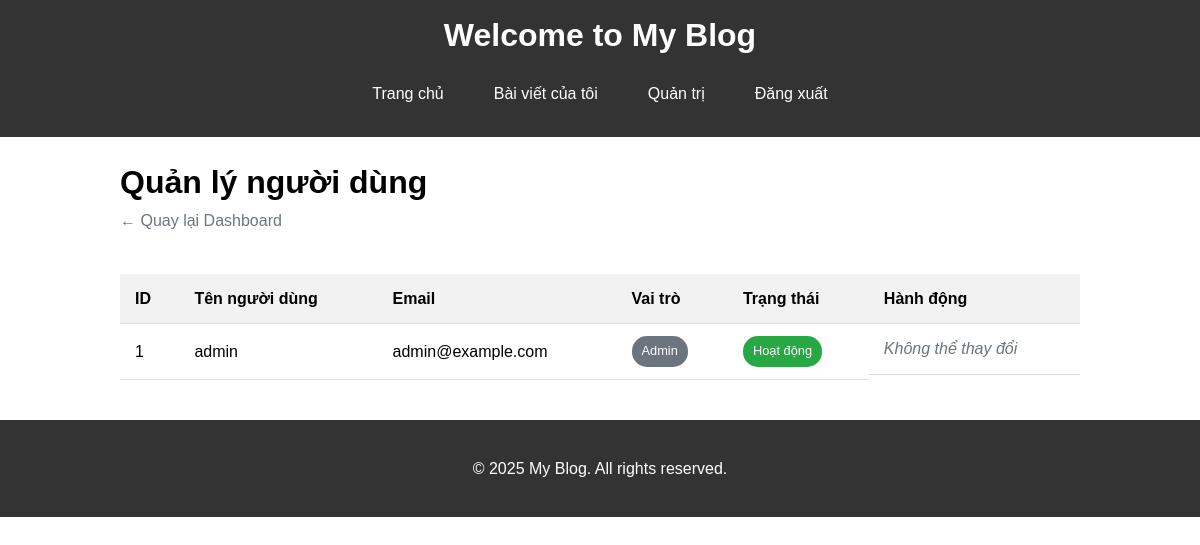
Before: /admin/users (signed in) with the older database file.
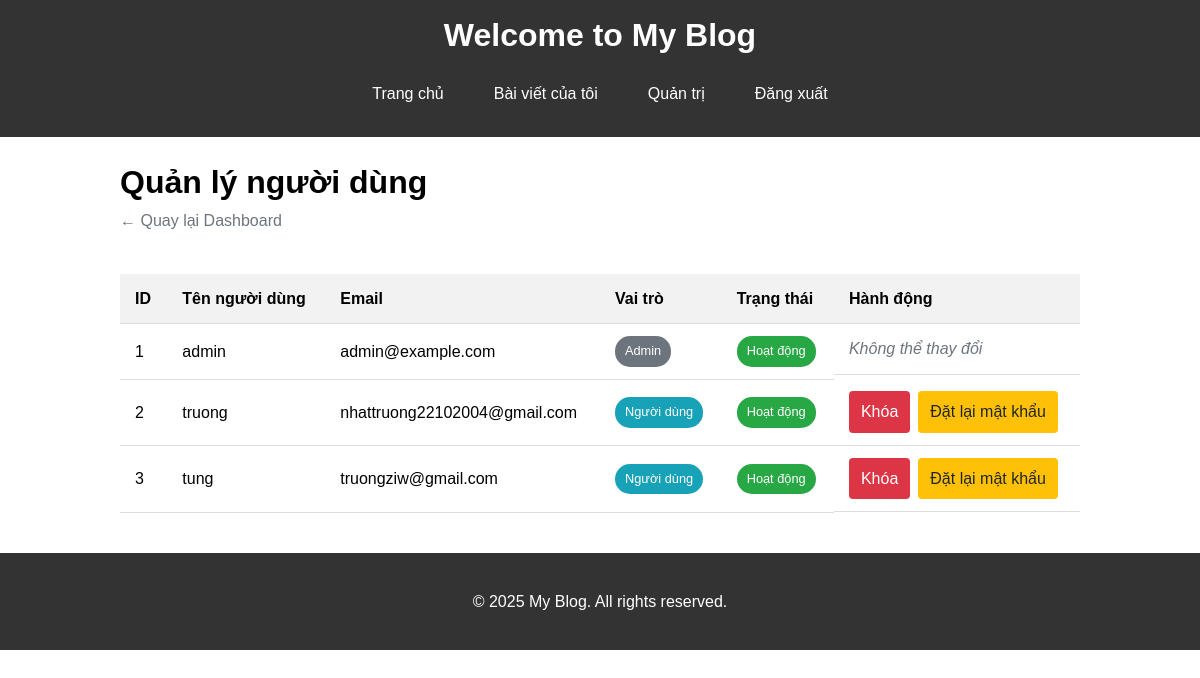
After: the same page with the newer database file.
### models.py (models this page shows)
class User(db.Model, UserMixin):
    id = db.Column(db.Integer, primary_key=True)
    username = db.Column(db.String(80), unique=True, nullable=False)
    email = db.Column(db.String(120), unique=True, nullable=False)
    password = db.Column(db.String(200), nullable=False)
    is_admin = db.Column(db.Boolean, default=False)
    is_blocked = db.Column(db.Boolean, default=False)
    posts = db.relationship('Post', backref='author', lazy=True)
    comments = db.relationship('Comment', backref='author', lazy=True)

### app.py (the view)
@app.route('/admin/users')
@login_required
def admin_users():
    if not current_user.is_admin:
        flash('Bạn không có quyền truy cập trang này!', 'danger')
        return redirect(url_for('index'))
    users = User.query.all()
    return render_template('admin/users.html', users=users)

### app.py (called while the page is built)
@login_manager.user_loader
def load_user(user_id):
    return User.query.get(int(user_id))

@app.before_request
def check_blocked_user():
    if current_user.is_authenticated and current_user.is_blocked:
        logout_user()
        return redirect(url_for('blocked'))

@app.context_processor
def inject_current_year():
    from datetime import datetime
    return {'current_year': datetime.now().year}

### templates/admin/users.html (shortened to what this page needs)
{% extends "base.html" %}
{% block content %}
<div class="container">
    <h1>Quản lý người dùng</h1>
    <a href="{{ url_for('admin_dashboard') }}" class="back-button">← Quay lại Dashboard</a>
    {% if users %}
    <div class="table-responsive">
        <table class="users-table">
            <thead>
                <tr>
                    <th>ID</th>
                    <th>Tên người dùng</th>
                    <th>Email</th>
                    <th>Vai trò</th>
                    <th>Trạng thái</th>
                    <th>Hành động</th>
                </tr>
            </thead>
            <tbody>
                {% for user in users %}
                <tr>
                    <td>{{ user.id }}</td>
                    <td>{{ user.username }}</td>
                    <td>{{ user.email }}</td>
                    <td>{% if user.is_admin %}<span class="badge admin">Admin</span>{% else %}<span class="badge user">Người dùng</span>{% endif %}</td>
                    <td>{% if user.is_blocked %}<span class="badge blocked">Đã khóa</span>{% else %}<span class="badge active">Hoạt động</span>{% endif %}</td>
                    <td class="action-buttons">
                        {% if not user.is_admin or current_user.id != user.id %}
                            {% if user.is_blocked %}
                            <a href="{{ url_for('admin_unblock_user', user_id=user.id) }}" class="btn btn-success">Mở khóa</a>
                            {% else %}
                            <a href="{{ url_for('admin_block_user', user_id=user.id) }}" class="btn btn-danger">Khóa</a>
                            {% endif %}
                            <a href="{{ url_for('admin_reset_password', user_id=user.id) }}" class="btn btn-warning">Đặt lại mật khẩu</a>
                        {% else %}
                            <span class="disabled-text">Không thể thay đổi</span>
                        {% endif %}
                    </td>
                </tr>
                {% endfor %}
            </tbody>
        </table>
    </div>
    {% else %}
    <p class="no-data">Không có người dùng nào.</p>
    {% endif %}
</div>
{% endblock %}

### templates/base.html (shortened to what this page needs)
<!DOCTYPE html>
<html lang="en">
<head>
    <link rel="stylesheet" href="{{ url_for('static', filename='css/style.css') }}">
    <link rel="stylesheet" href="{{ url_for('static', filename='css/admin.css') }}">
    <link rel="stylesheet" href="https://cdnjs.cloudflare.com/ajax/libs/font-awesome/5.15.4/css/all.min.css">
</head>
<body>
    <header>
        <h1>Welcome to My Blog</h1>
        <nav>
            <ul>
                <li><a href="{{ url_for('index') }}">Trang chủ</a></li>
                {% if current_user.is_authenticated %}
                    <li><a href="{{ url_for('my_posts') }}">Bài viết của tôi</a></li>
                    {% if current_user.is_admin %}
                        <li><a href="{{ url_for('admin_dashboard') }}">Quản trị</a></li>
                    {% endif %}
                    <li><a href="{{ url_for('logout') }}">Đăng xuất</a></li>
                {% else %}
                    <li><a href="{{ url_for('login') }}">Đăng nhập</a></li>
                    <li><a href="{{ url_for('register') }}">Đăng ký</a></li>
                {% endif %}
            </ul>
        </nav>
    </header>
    <main>
        {% block content %}{% endblock %}
    </main>
    <footer>
        <p>&copy; {{ current_year }} My Blog. All rights reserved.</p>
    </footer>
</body>
</html>

### static/css/style.css (style rules this page uses)
body { font-family: Arial, sans-serif; line-height: 1.6; margin: 0; padding: 0; }
header { background: #333; color: #fff; padding: 10px 0; text-align: center; }
h1 { margin: 0; }
nav { margin: 20px 0; }
nav a { color: #fff; margin: 0 15px; text-decoration: none; }
.container { width: 80%; margin: auto; overflow: hidden; }
footer { text-align: center; padding: 20px 0; background: #333; color: #fff; position: relative; bottom: 0; width: 100%; }
.btn { display: inline-block; padding: 8px 15px; background-color: #007bff; color: white; border: none; border-radius: 4px; text-decoration: none; cursor: pointer; }
.btn-warning { background-color: #ffc107; color: #212529; }
.btn-danger { background-color: #dc3545; color: white; }
nav ul { list-style: none; padding: 0; display: flex; justify-content: center; }
nav ul li { margin: 0 10px; }

### static/css/admin.css (style rules this page uses)
.container { max-width: 1200px; margin: 0 auto; padding: 20px; }
.table-responsive { overflow-x: auto; }
.users-table { width: 100%; border-collapse: collapse; margin: 20px 0; }
.users-table th, .users-table td { padding: 12px 15px; text-align: left; border-bottom: 1px solid #ddd; }
.users-table th { background-color: #f2f2f2; font-weight: bold; }
.badge { display: inline-block; padding: 5px 10px; border-radius: 15px; font-size: 0.8rem; font-weight: 500; }
.badge.admin { background-color: #6c757d; color: white; }
.badge.user { background-color: #17a2b8; color: white; }
.badge.active { background-color: #28a745; color: white; }
.btn { display: inline-block; padding: 8px 12px; border-radius: 4px; text-decoration: none; font-weight: 500; cursor: pointer; border: none; transition: background-color 0.3s; }
.btn-danger { background-color: #dc3545; color: white; }
.btn-warning { background-color: #ffc107; color: #212529; }
.action-buttons { display: flex; gap: 8px; }
.back-button { display: inline-block; margin-bottom: 20px; color: #6c757d; text-decoration: none; font-weight: 500; }
.disabled-text { color: #6c757d; font-style: italic; }

Changed rows visible on the page:
added User: id "2", username "truong", email "nhattruong22102004@gmail.com", is_admin "Người dùng", is_blocked "Hoạt động"
added User: id "3", username "tung", email "truongziw@gmail.com", is_admin "Người dùng", is_blocked "Hoạt động"
